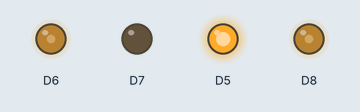
A sketch run on a simulated ESP8266 (NodeMCU). Parts: output pins drawn as LEDs (lit = HIGH).

Above: at 0.05 s.
At 0.45 s:
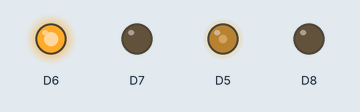
At 0.9 s:
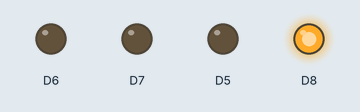
Timing chart, 0 to 3.0 s (numbered marks = the images above):
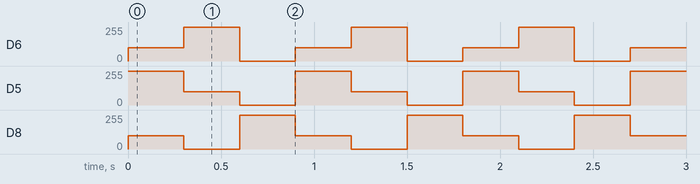

The sketch:

rgb_led.ino
```cpp
void setup() {
pinMode(D5,OUTPUT);
pinMode(D6,OUTPUT);
pinMode(D7,OUTPUT);
}

void loop() {
  analogWrite(D5,500);
  analogWrite(D6,100);
  analogWrite(D8,100);
  delay(300);
  analogWrite(D5,100);
  analogWrite(D6,500);
  analogWrite(D8,0);
  delay(300);
  analogWrite(D5,0);
  analogWrite(D6,0);
  analogWrite(D8,500);
  delay(300);
}
```

Measured:
- by itself, D6: repeats every 0.90 s: 255/255 0.30 s, 0/255 0.30 s, 100/255 0.30 s
- by itself, D5: repeats every 0.90 s: 100/255 0.30 s, 0/255 0.30 s, 255/255 0.30 s
- by itself, D8: repeats every 0.90 s: 0/255 0.30 s, 255/255 0.30 s, 100/255 0.30 s
